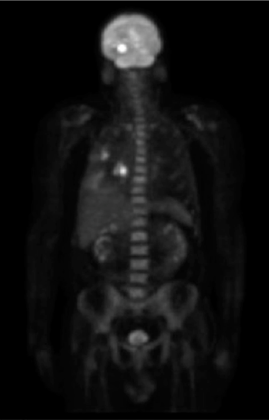
%> input picture clases/Cap05_Mejoramiento_Frecuencia/images/pet.png, 269 x 420 px, shrunk from 644 x 1006 before the run
$ octave IMG05_FiltroHomomorfico.m   (GNU Octave 9; MATLAB toolbox functions it lacks are replaced by stand-ins)
%> lines starting %> are read from the running program, lines starting %| are printed output that depends on the picture
clt
%> (this line was passed over: clt is not available in this run)
f = rgb2gray(imread('../images/pet.png'));
%> f: size 420x269 uint8; min 0, max 255, mean 16.6
f = double(f)+1;
%> f: size 420x269 double
z = log(f);
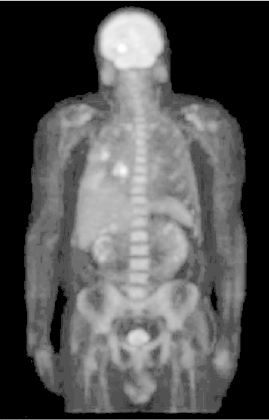
%> z: size 420x269 double; min 0, max 5.55, mean 1.81; drawn with min black and max white
Z = fft2(z);


[N,M] = size(f);
%> N = 420; M = 269

P = 2*N;
%> P = 840
Q = 2*M;
%> Q = 538

gH = 0.5;
gL = 0.2;
dg = gH-gL;

Do  = 2;
Do2 = Do^2;
c   = 0.5;

D2 = zeros(P,Q);
H = D2;

for u=1:P
    for v=1:Q
        D2(u,v) = ((u-P/2)^2+(v-Q/2)^2);
    end
end
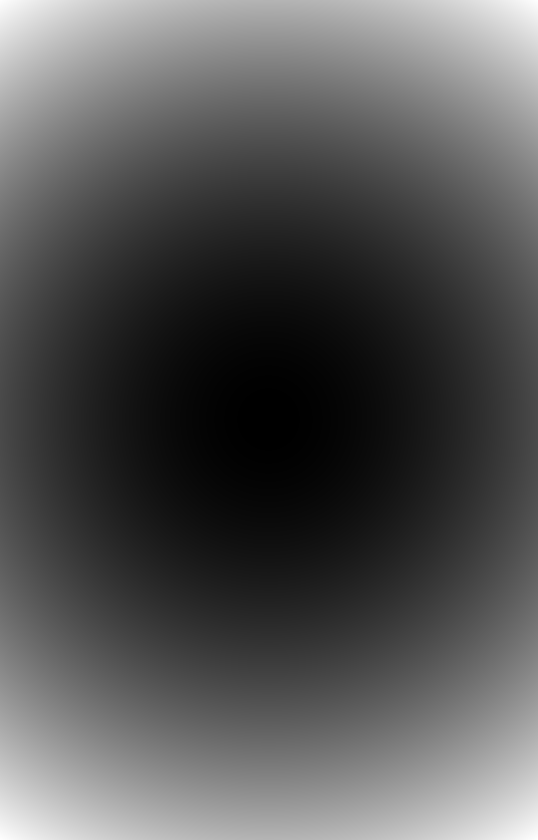
%> D2: size 840x538 double; min 0, max 248761, mean 82920.7; drawn with min black and max white


for u=1:P
    for v=1:Q
        H(u,v) = dg*(1-exp(-c*D2(u,v)/Do2))+gL;
    end
end


% Zero Padding
Ip = zeros(P,Q);
Ip(1:N,1:M) = z;
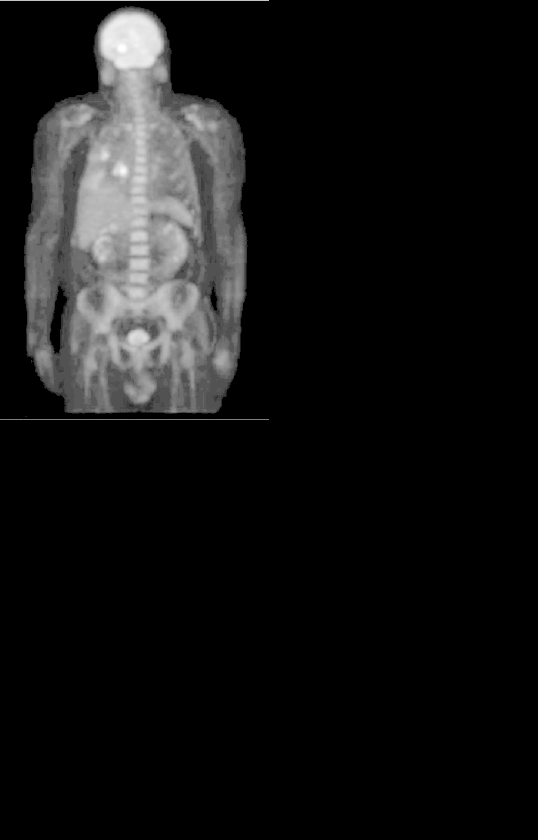
%> Ip: size 840x538 double; min 0, max 5.55, mean 0.452; drawn with min black and max white

% Transformada de Fourier en 2D
II = fft2(Ip);

% Intercambio de cuadrantes
Ipf = fftshift(II);
figure
imshow(log(abs(Ipf)+1),[]);title('Fourier de imagen de entrada')
%> after `imshow(log(abs(Ipf)+1),[])`:
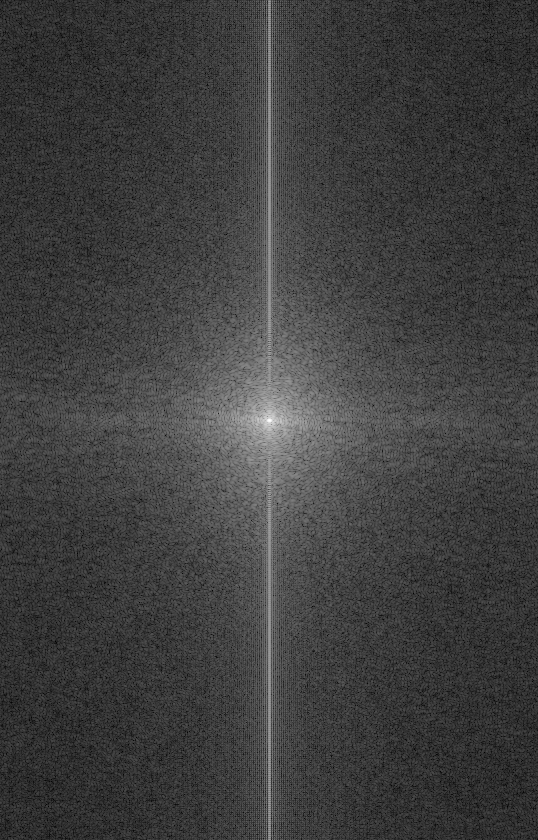
%> displayed picture: size 840x538, on the screen's scale of 0 to 255; min 0, max 255, mean 63.1

% Convolucion = multiplicacion en el dominio de la frecuencia
It = H.*Ipf;
figure
imshow(log(abs(It)+1),[]);title('Fourier de imagen filtrada')

% Intercambio de cuadrantes
T = fftshift(It);

% Transformada inversa de fourier
Jp = ifft2(T);

% Eliminacion de parte imaginaria (despreciable aprox = 0) y
% eliminacion de parte correspondiente al zero-padding
s = real(Jp(1:N,1:M));
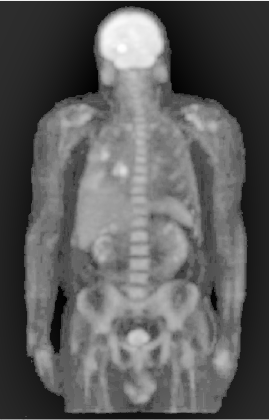
%> s: size 420x269 double; min -0.505, max 2.32, mean 0.524; drawn with min black and max white

%> (the run ends here)
